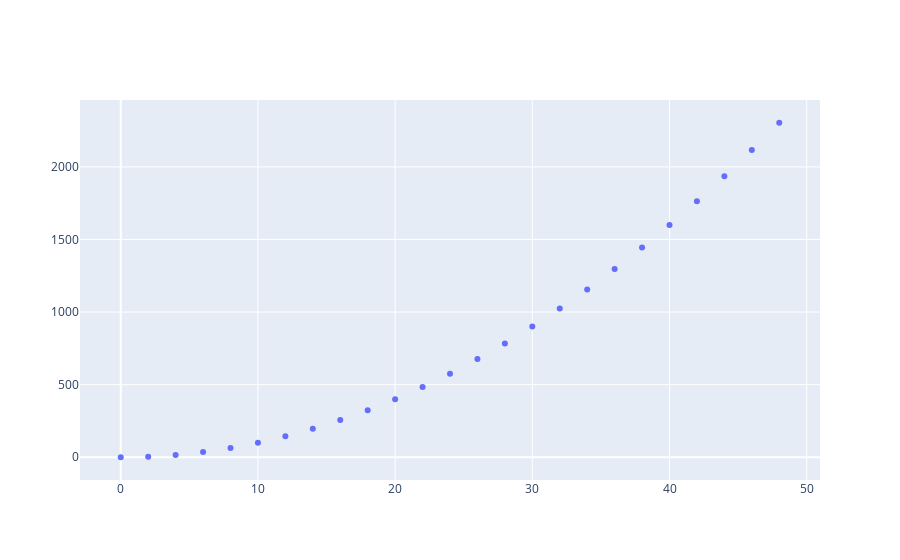

The code cell stored with this chart in its notebook:
### Code cell
# first graph
# X axis -> X; y axis -> X square

# Declare figure
fig = go.Figure()
# Add argument (Trace, titles, update axis .....)
fig.add_trace(go.Scatter(x=x, y=x**2, mode='markers'))
# Show graph
fig.show()

### Figure 1 — Plotly figure (JSON) as saved in the notebook; plotly's stock layout.template omitted (floating-point values rounded to 4 significant figures)
{"data": [{"mode": "markers", "type": "scatter", "x": [0, 2, 4, 6, 8, 10, 12, 14, 16, 18, 20, 22, 24, 26, 28, 30, 32, 34, 36, 38, 40, 42, 44, 46, 48], "y": [0, 4, 16, 36, 64, 100, 144, 196, 256, 324, 400, 484, 576, 676, 784, 900, 1024, 1156, 1296, 1444, 1600, 1764, 1936, 2116, 2304]}], "layout": {}}
